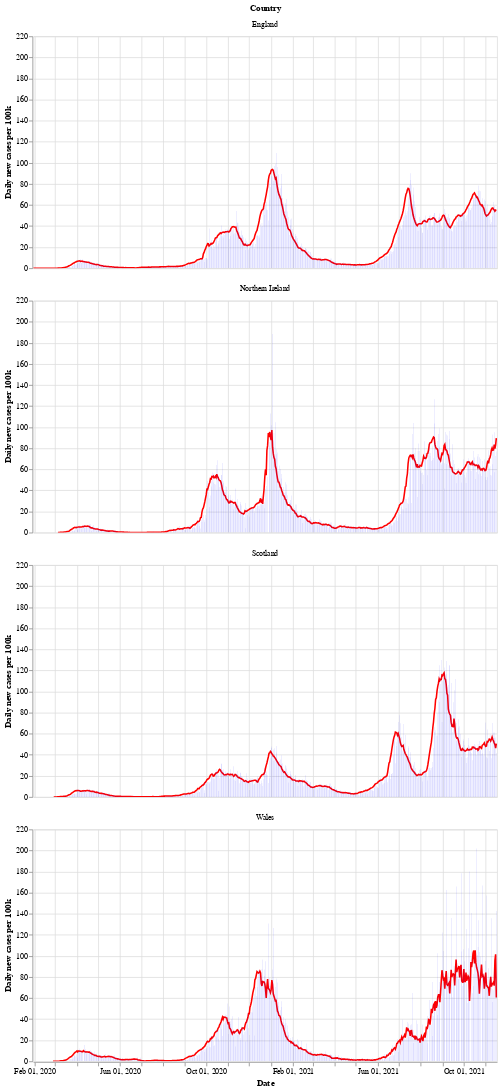

Notebook source saved alongside this figure:
### Markdown cell above
Next is a bar chart of the number of new cases in each country (per 100k population), with the 7 day moving average of cases. Again we see that Wales saw a longer period of raising and falling cases compared to the other countries.

After a period of cases falling, each nation is now seeing a rise in the number of cases - especially in Wales.

### Code cell
# collapse
bars = alt.Chart(uk_cases).mark_bar().encode(
    x=alt.X("yearmonthdate(date):T", axis=alt.Axis(title='Date')),
    y=alt.Y("newCasesRate:Q", axis=alt.Axis(title='Daily new cases per 100k')),
    tooltip='newCasesRate',
    color=alt.condition(
        alt.datum.dailyChange > 0,
        alt.value("orange"),  # The positive color
        alt.value("blue")  # The negative color
    )
).properties(title='New cases per 100k population with rolling 7 day average', width=600).interactive()
line = alt.Chart(uk_cases).mark_line(
    color='red',
    size=2,
).transform_window(
    rolling_mean='mean(newCasesRate)',
    frame=[0, 7],
    groupby=['areaName']
).encode(
    x='yearmonthdate(date):T',
    y='rolling_mean:Q'
)
alt.layer(line, bars, data=uk_cases).facet(alt.Row('areaName', title='Country'), columns=1)

### Figure 1 — Vega-Lite specification as saved in the notebook (floating-point values rounded to 4 significant figures; data arrays with more than 128 entries replaced by an {"elided": "..."} marker saying what was removed)
{"config": {"view": {"continuousWidth": 400, "continuousHeight": 300}}, "data": {"name": "data-5d49d0c2fc27317795beb4c4df0b34bc"}, "facet": {"type": "nominal", "field": "areaName", "title": "Country"}, "spec": {"layer": [{"mark": {"type": "line", "color": "red", "size": 2}, "encoding": {"x": {"type": "temporal", "field": "date", "timeUnit": "yearmonthdate"}, "y": {"type": "quantitative", "field": "rolling_mean"}}, "transform": [{"window": [{"op": "mean", "field": "newCasesRate", "as": "rolling_mean"}], "frame": [0, 7], "groupby": ["areaName"]}]}, {"mark": "bar", "encoding": {"color": {"condition": {"value": "orange", "test": "(datum.dailyChange > 0)"}, "value": "blue"}, "tooltip": {"type": "quantitative", "field": "newCasesRate"}, "x": {"type": "temporal", "axis": {"title": "Date"}, "field": "date", "timeUnit": "yearmonthdate"}, "y": {"type": "quantitative", "axis": {"title": "Daily new cases per 100k"}, "field": "newCasesRate"}}, "selection": {"selector002": {"type": "interval", "bind": "scales", "encodings": ["x", "y"]}}, "title": "New cases per 100k population with rolling 7 day average", "width": 600}]}, "columns": 1, "$schema": "https://vega.github.io/schema/vega-lite/v4.8.1.json", "datasets": {"data-5d49d0c2fc27317795beb4c4df0b34bc": {"elided": "2536 records"}}}
